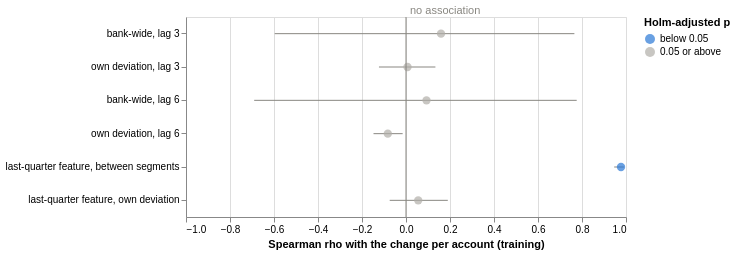

Notebook code for this chart:
### Code cell
interval_dots(persistence, "Spearman rho with the change per account (training)", 200)

### Figure 1 — Vega-Lite specification as saved in the notebook (floating-point values rounded to 4 significant figures)
{"config": {"view": {"continuousWidth": 300, "continuousHeight": 300}}, "layer": [{"mark": {"type": "rule", "color": "#898781"}, "encoding": {"x": {"field": "ci_low", "scale": {"domain": [-1, 1]}, "title": "Spearman rho with the change per account (training)", "type": "quantitative"}, "x2": {"field": "ci_high"}, "y": {"axis": {"labelLimit": 320}, "field": "view", "sort": null, "title": null, "type": "nominal"}}}, {"mark": {"type": "point", "filled": true, "size": 70}, "encoding": {"color": {"field": "holm", "scale": {"domain": ["below 0.05", "0.05 or above"], "range": ["#2a78d6", "#b0aea8"]}, "title": "Holm-adjusted p", "type": "nominal"}, "tooltip": [{"field": "view", "type": "nominal"}, {"field": "rho", "format": ".3f", "type": "quantitative"}, {"field": "p_holm", "format": ".2g", "type": "quantitative"}], "x": {"field": "rho", "type": "quantitative"}, "y": {"axis": {"labelLimit": 320}, "field": "view", "sort": null, "title": null, "type": "nominal"}}}, {"layer": [{"mark": {"type": "rule", "color": "#898781"}, "encoding": {"x": {"field": "x", "type": "quantitative"}}}, {"mark": {"type": "text", "align": "left", "color": "#898781", "dx": 4, "dy": -6}, "encoding": {"text": {"field": "label", "type": "nominal"}, "x": {"field": "x", "type": "quantitative"}, "y": {"value": 0}}}], "data": {"name": "data-e2092391fccb650fc18736697036bfe0"}}], "data": {"name": "data-aaad0e12472279a0282896ac982a3228"}, "height": 200, "width": 440, "$schema": "https://vega.github.io/schema/vega-lite/v5.20.1.json", "datasets": {"data-aaad0e12472279a0282896ac982a3228": [{"view": "bank-wide, lag 3", "n": 25, "n_effective": 8.3, "rho": 0.1592, "ci_low": -0.5968, "ci_high": 0.7655, "p_value": 0.6982, "p_holm": 1.0, "holm": "0.05 or above"}, {"view": "own deviation, lag 3", "n": 572, "n_effective": 23.0, "rho": 0.006821, "ci_low": -0.1229, "ci_high": 0.1337, "p_value": 0.908, "p_holm": 1.0, "holm": "0.05 or above"}, {"view": "bank-wide, lag 6", "n": 22, "n_effective": 7.3, "rho": 0.09317, "ci_low": -0.6901, "ci_high": 0.7759, "p_value": 0.8369, "p_holm": 1.0, "holm": "0.05 or above"}, {"view": "own deviation, lag 6", "n": 503, "n_effective": 23.0, "rho": -0.08271, "ci_low": -0.1477, "ci_high": -0.01524, "p_value": 0.01, "p_holm": 0.05, "holm": "0.05 or above"}, {"view": "last-quarter feature, between segments", "n": 23, "n_effective": 23.0, "rho": 0.9773, "ci_low": 0.9463, "ci_high": 0.9905, "p_value": 1.251e-15, "p_holm": 7.505e-15, "holm": "below 0.05"}, {"view": "last-quarter feature, own deviation", "n": 641, "n_effective": 23.0, "rho": 0.05558, "ci_low": -0.07401, "ci_high": 0.19, "p_value": 0.394, "p_holm": 1.0, "holm": "0.05 or above"}], "data-e2092391fccb650fc18736697036bfe0": [{"x": 0, "label": "no association"}]}}
